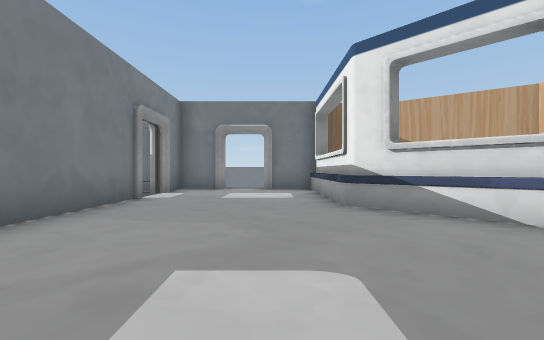
View 1 (above)

23 first-person views from a walk through a 3-D level made in the Unity game engine. The camera is 1.2 m above the floor, looks level and sees 90° across. Doors are open. The floor is counted in squares, 2 m on a side. Each view is taken from the middle of a square. On the plan, view 1 faces up. The plan holds only what a view shows up to about 9 squares ahead; the rest is blank. The place goes on beyond the plan.

View 2
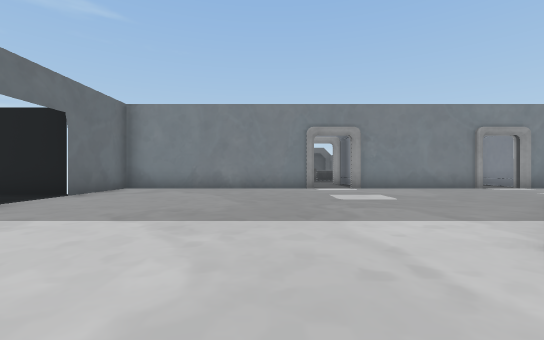

View 3
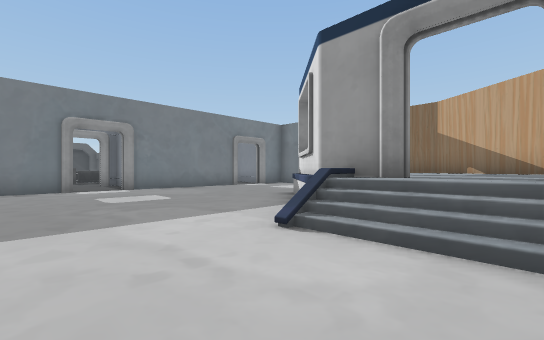

View 4
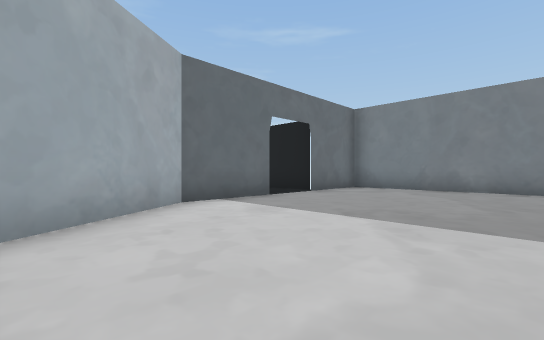

View 5
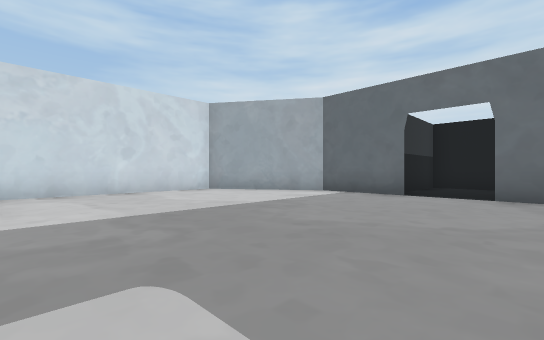

View 6
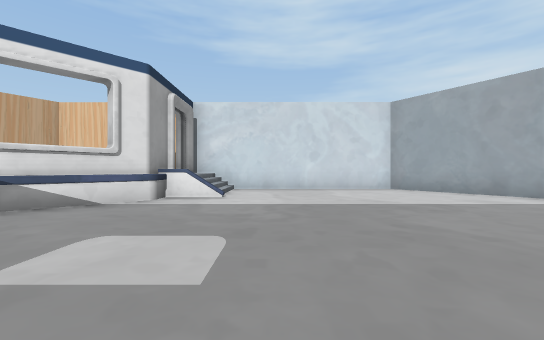

View 7
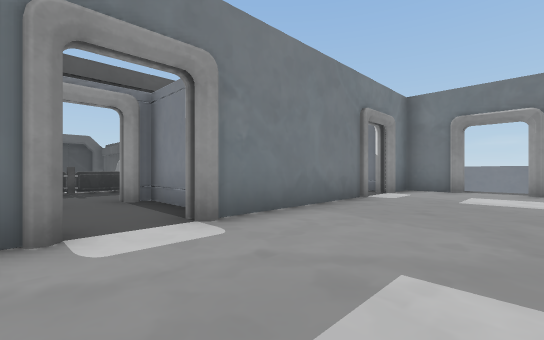

View 8
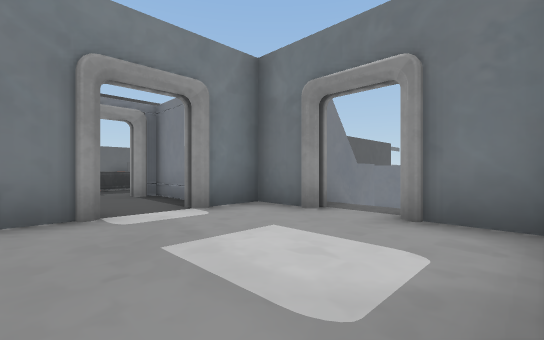

View 9
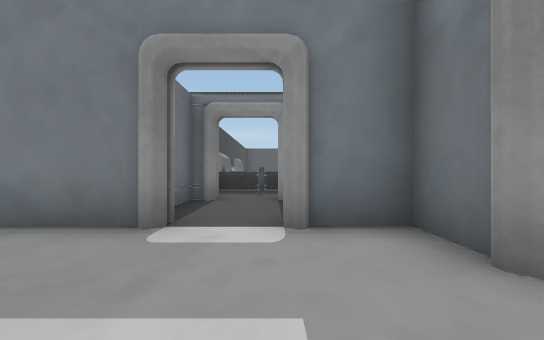

View 10
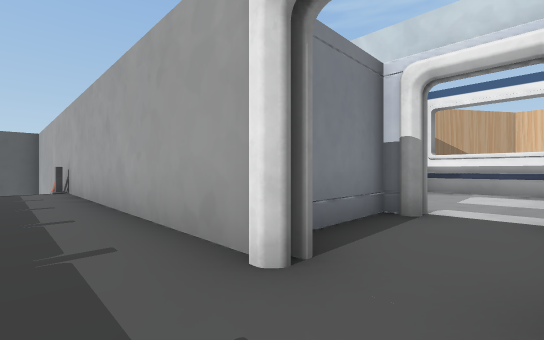

View 11
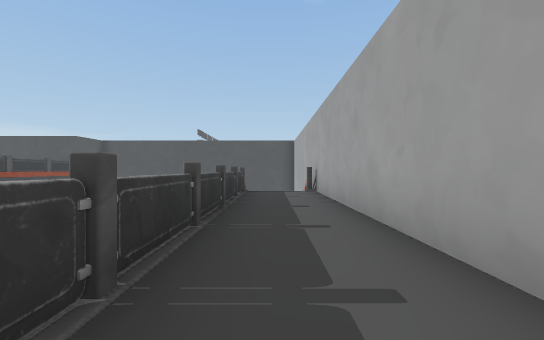

View 12
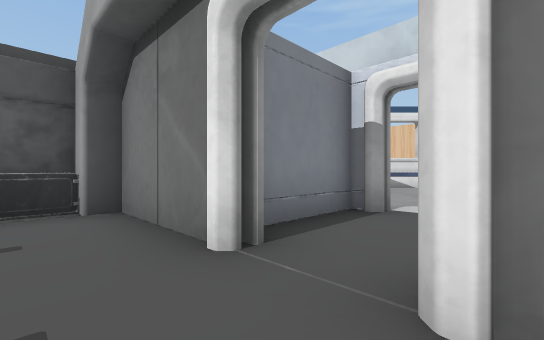

View 13
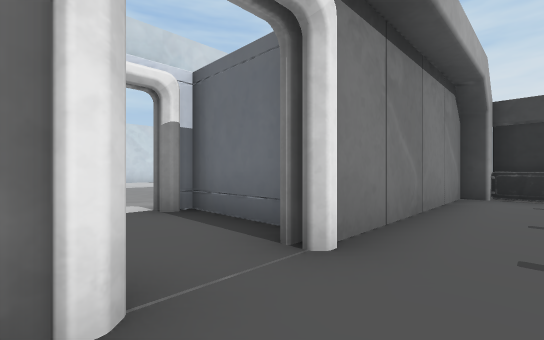

View 14
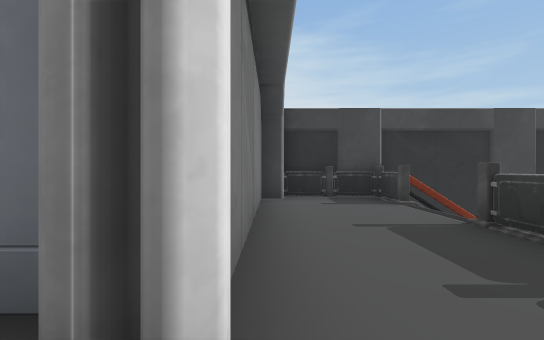

View 15
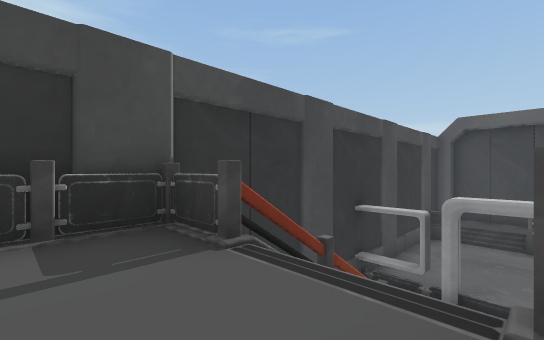

View 16
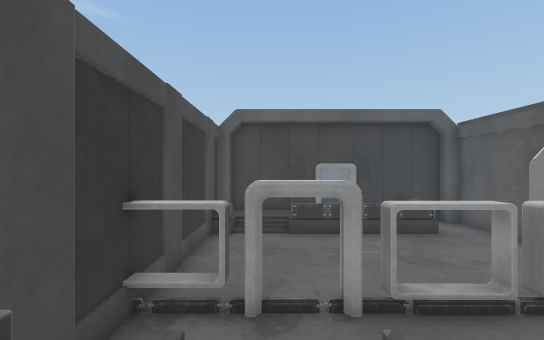

View 17
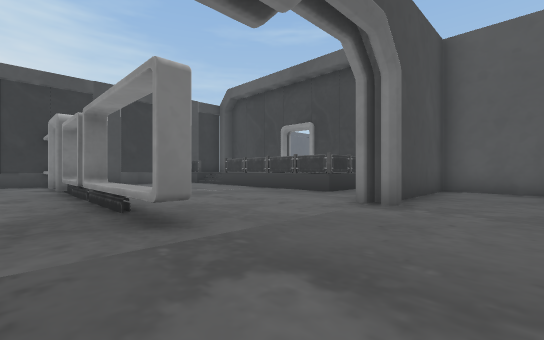

View 18
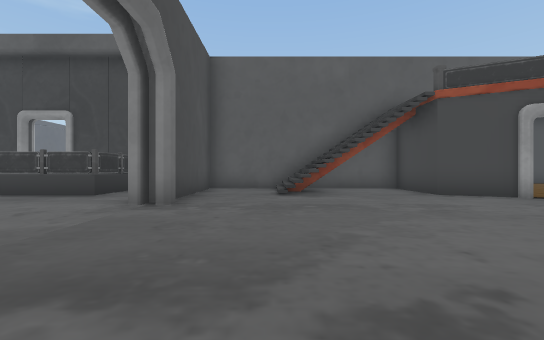

View 19
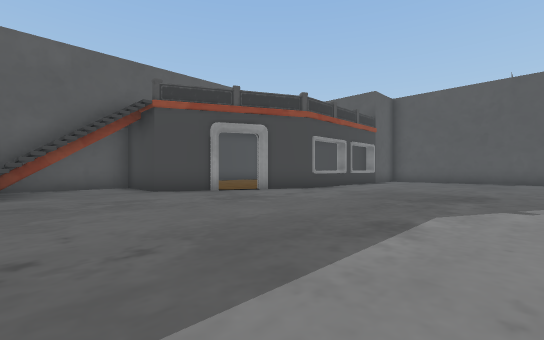

View 20
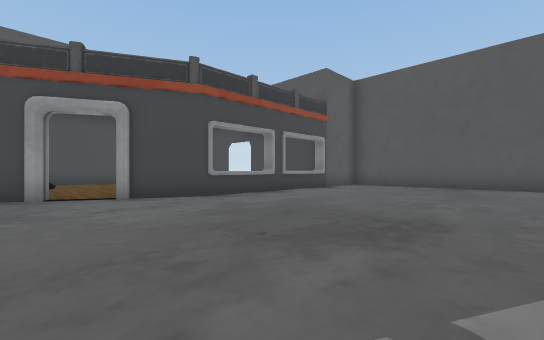

View 21
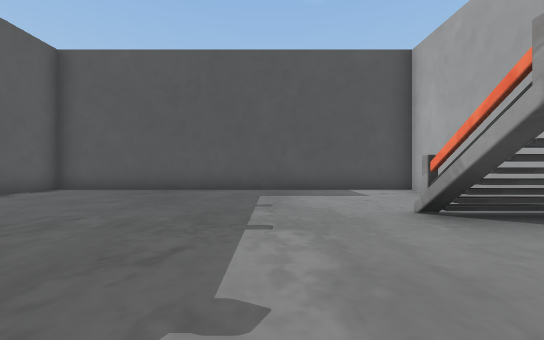

View 22
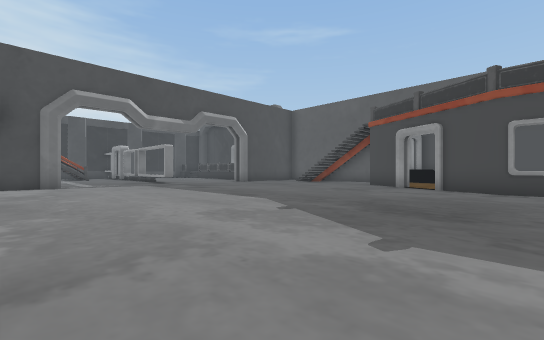

View 23
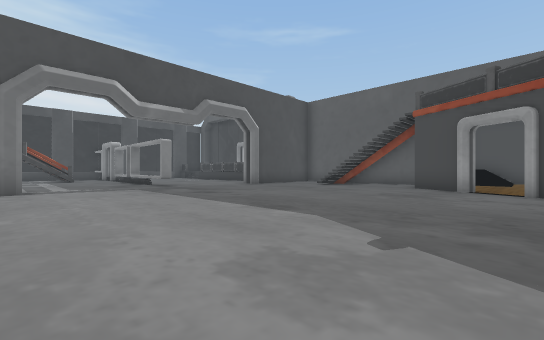

### Floor plan
Key: @ floor where view 1 was taken; # wall or solid block; x gap in a wall; . main floor; : floor 1 m higher than the main floor; + floor 4 m higher than the main floor; * floor 5 m higher than the main floor; / step, stairs or slope; D open door; = window, fence, low wall or low ledge; ^ raised ledge; v drop or lower ground; R railing; B building; O other object.
Columns run from 21 left of view 1 to 7 right of it. Each row starts with its distance up from view 1.
 23     #############
 22     #...........#
 21     #...........#
 20      .......... #
 19     B.......... #
 18     B........//.#
 17     B........#/
 16     B......../ #
 15     B........=/##
 14     B........=++# vv
 13    ..........=++#
 12    B.........=++#  v
 11 #BB..........=++#  v
 10 #............ ++#  #
  9 #/...........=++####+#####
  8 #  ..........=++###++++   ##
  7 #//..........=+++++++++   *
  6 #............=+++++++++  ***#
  5 #####.......#######++++# ***
  4    .....^...   +###++++##***
  3  OO.....^...  ++###+++++##*/#
  2 #:#.....^.   +++###++++++#//#
  1 #:O.....x.   ++++++++++++///#
  0  : .....^.    ++###++@++++++#
 -1 #: .....^.   +++# #+++++++++#
 -2 # O.....x.R  /++# #+++++++++#
 -3   /.....x.  /+++# #+++++++++#
 -4    .....^.##==++# #+++++++++#
 -5    .....^.# ##### #+++++++##
 -6    ########       ###DD####
 -7                     #++#
 -8                     #++#
 -9                      ++#
-10                      ###

Positions as (right, up) in squares from view 1, and headings:
1: (0, 0), facing up
2: (6, -1), facing left
3: (6, -1), facing up-left
4: (6, -1), facing down-left
5: (-1, 1), facing down-right
6: (-2, 0), facing right
7: (0, 0), facing up-left
8: (1, 5), facing up-left
9: (0, 7), facing left
10: (-7, 6), facing up-right
11: (-7, 7), facing up
12: (-7, 0), facing up-right
13: (-7, 2), facing down-right
14: (-6, 1), facing down
15: (-7, -2), facing down-left
16: (-9, -3), facing left
17: (-12, 7), facing down-left
18: (-12, 7), facing left
19: (-11, 8), facing up-left
20: (-11, 12), facing up-left
21: (-10, 14), facing up
22: (-8, 16), facing down-left
23: (-9, 14), facing down-left
